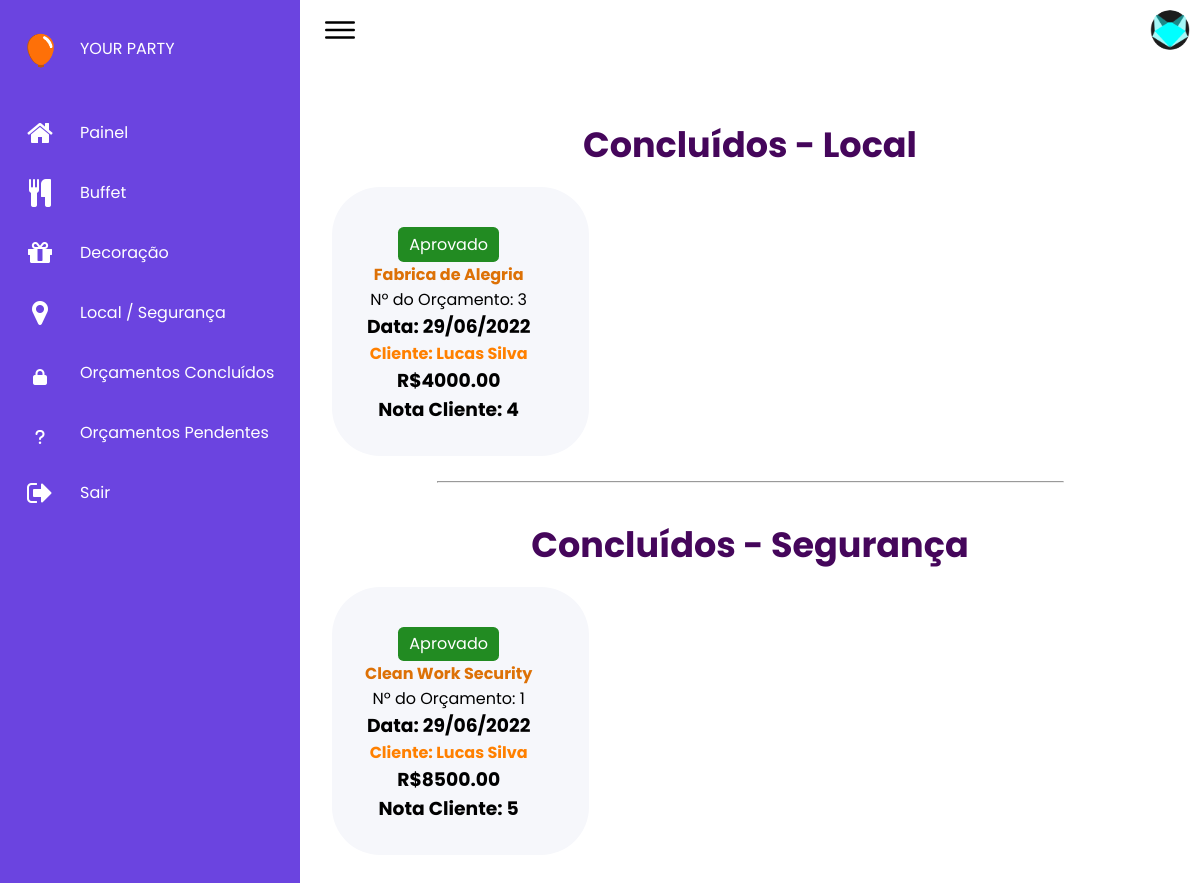
The page /privateWork/pages/avaliacao/index.php (signed in) on the database its author committed.
### tables this page shows
CREATE TABLE `tbitemorcamento` (
  `idItemOrcamento` int(11) NOT NULL,
  `confirmaBuffet` int(3) DEFAULT NULL,
  `confirmaDecoracao` int(3) DEFAULT NULL,
  `confirmaLocal` int(3) DEFAULT NULL,
  `confirmaSeguranca` int(3) DEFAULT NULL,
  `avaliacaoBuffet` varchar(100) NOT NULL,
  `avaliacaoDecoracao` varchar(100) NOT NULL,
  `avaliacaoLocal` varchar(100) NOT NULL,
  `avaliacaoSeguranca` varchar(100) NOT NULL,
  `idOrcamentoEvento` int(11) DEFAULT NULL,
  `idBuffet` int(11) DEFAULT NULL,
  `idDecoracao` int(11) DEFAULT NULL,
  `idSeguranca` int(11) DEFAULT NULL,
  `idLocal` int(11) DEFAULT NULL
);

CREATE TABLE `tblocal` (
  `idLocal` int(11) NOT NULL,
  `nomeLocal` varchar(100) NOT NULL,
  `valorLocal` decimal(15,2) NOT NULL,
  `enderecoLocal` varchar(80) NOT NULL,
  `numeroLocal` varchar(30) NOT NULL,
  `cidadeLocal` varchar(30) NOT NULL,
  `bairroLocal` varchar(30) NOT NULL,
  `cepLocal` varchar(9) NOT NULL,
  `estadoLocal` varchar(30) NOT NULL,
  `fotoLocal` varchar(200) NOT NULL,
  `idEmpresa` int(11) DEFAULT NULL
);

CREATE TABLE `tbcliente` (
  `idCliente` int(11) NOT NULL,
  `nomeCliente` varchar(100) NOT NULL,
  `cpfCliente` varchar(14) NOT NULL,
  `emailCliente` varchar(100) NOT NULL,
  `senhaCliente` varchar(255) NOT NULL,
  `fotoCliente` varchar(255) NOT NULL
);

CREATE TABLE `tborcamentoevento` (
  `idOrcamentoEvento` int(11) NOT NULL,
  `valorOrcamentoEvento` decimal(15,2) NOT NULL,
  `dataOrcamentoEvento` date NOT NULL,
  `idCliente` int(11) DEFAULT NULL
);

CREATE TABLE `tbseguranca` (
  `idSeguranca` int(11) NOT NULL,
  `descSeguranca` varchar(200) NOT NULL,
  `valorSeguranca` decimal(15,2) NOT NULL,
  `quantidadeSeguranca` int(11) NOT NULL,
  `fotoSeguranca` varchar(200) NOT NULL,
  `idEmpresa` int(11) DEFAULT NULL
);

### Classes/ItemOrcamento.php (called while the page is built, shortened)
<?php
    class ItemOrcamento{
        public function localFechado($id){
            $conexao = Conexao::conectar();
            $stmt = $conexao->prepare("SELECT idItemOrcamento, confirmaLocal, avaliacaoLocal, i.idLocal, l.nomeLocal, c.nomeCliente, o.valorOrcamentoEvento, DATE_FORMAT(o.dataOrcamentoEvento, '%d/%m/%Y') AS 'Data' FROM tbItemOrcamento i
                                        INNER JOIN tbOrcamentoEvento o ON o.idOrcamentoEvento = i.idOrcamentoEvento
                                        INNER JOIN tbCliente c ON c.idCliente = o.idCliente
                                        INNER JOIN tbLocal l ON l.idLocal = i.idLocal
                                            WHERE i.idLocal IN (SELECT idLocal FROM tbLocal WHERE idEmpresa = :id) AND confirmaLocal <> 0 ORDER BY o.dataOrcamentoEvento DESC");
            $stmt->bindValue("id", $id);
            $stmt->execute();
            $lista = $stmt->fetchAll(PDO::FETCH_ASSOC);
            return $lista;
        }
        public function segurancaFechado($id){
            $conexao = Conexao::conectar();
            $stmt = $conexao->prepare("SELECT idItemOrcamento, confirmaSeguranca, avaliacaoSeguranca, i.idSeguranca, s.descSeguranca, c.nomeCliente, o.valorOrcamentoEvento, DATE_FORMAT(o.dataOrcamentoEvento, '%d/%m/%Y') AS 'Data' FROM tbItemOrcamento i
                                        INNER JOIN tbOrcamentoEvento o ON o.idOrcamentoEvento = i.idOrcamentoEvento
                                        INNER JOIN tbCliente c ON c.idCliente = o.idCliente
                                        INNER JOIN tbSeguranca s ON s.idSeguranca = i.idSeguranca
                                            WHERE i.idSeguranca IN (SELECT idSeguranca FROM tbSeguranca WHERE idEmpresa = :id) AND confirmaSeguranca <> 0 ORDER BY o.dataOrcamentoEvento DESC");
            $stmt->bindValue("id", $id);
            $stmt->execute();
            $lista = $stmt->fetchAll(PDO::FETCH_ASSOC);
            return $lista;
        }
    }
?>

### privateWork/pages/avaliacao/index.php (the view, shortened to what this page needs)
<?php
require_once '/xampp/htdocs/yourParty/Classes/ItemOrcamento.php';
$idSession = $_SESSION['idEmpresa'];
$item = new ItemOrcamento();
$contratoBuffet     =   $item->buffetFechado($idSession);
$contratoDecoracao  =   $item->decoracaoFechado($idSession);
$contratoLocal      =   $item->localFechado($idSession);
$contratoSeguranca  =   $item->segurancaFechado($idSession);
?>
<!DOCTYPE html>
<html lang="pt-br">
<head>
    <link rel="stylesheet" href="../dashboard/assets/css/style.css">
    <link rel="stylesheet" href="../../css/avalia2.css">
    <link rel="stylesheet" href="https://cdnjs.cloudflare.com/ajax/libs/font-awesome/5.15.1/css/all.min.css" />
    <link rel="stylesheet" href="https://cdnjs.cloudflare.com/ajax/libs/font-awesome/5.15.4/css/all.min.css">
    <link rel="stylesheet" href="https://cdnjs.cloudflare.com/ajax/libs/font-awesome/6.1.1/css/all.min.css" />
    <link rel="stylesheet" href="https://unpkg.com/swiper/swiper-bundle.min.css" />
    <link rel="stylesheet" href="https://cdn.jsdelivr.net/npm/boxicons@latest/css/boxicons.min.css">
    <link rel="stylesheet" href="https://cdnjs.cloudflare.com/ajax/libs/font-awesome/4.7.0/css/font-awesome.min.css">
</head>
<body>
    <div class="container">
        <div class="navigation">
            <ul>
                <li>
                    <a href="#">
                        <span class="icon">
                            <img src="../dashboard/assets/img/balão.png" alt="">
                        </span>
                        <span class="title-yp"> YOUR PARTY </span>
                    </a>
                </li>
                <li>
                    <a href="../dashboard/dashboard2.php">
                        <span class="icon">
                            <i class="fa fa-home" aria-hidden="true"></i>
                        </span>
                        <span class="title">Painel</span>
                    </a>
                </li>
                <li>
                    <a href="#">
                        <span class="icon">
                            <i class="fa fa-cutlery" aria-hidden="true"></i>
                        </span>
                        <span class="title"> Buffet</span>
                    </a>
                </li>
                <li>
                    <a href="../decoracao/index-decoracao-2.php">
                        <span class="icon">
                            <i class="fa fa-gift" aria-hidden="true"></i>
                        </span>
                        <span class="title">Decoração </span>
                    </a>
                </li>
                <li>
                    <a href="../local/index-local-2.php">
                        <span class="icon">
                            <i class="fa fa-map-marker" aria-hidden="true"></i>
                        </span>
                        <span class="title">Local / Segurança </span>
                    </a>
                </li>
                <li>
                    <a href="../avaliacao/index.php">
                        <span class="icon">
                            <i class="fa-solid fa-lock" aria-hidden="true"></i>
                        </span>
                        <span class="title">Orçamentos Concluídos</span>
                    </a>
                </li>
                <li>
                    <a href="../avaliacao/budgetpendentes.php">
                        <span class="icon">
                            <i class="fa-solid fa-question" aria-hidden="true"></i>
                        </span>
                        <span class="title">Orçamentos Pendentes</span>
                    </a>
                </li>
                <li>
                    <a href="../sair-empresa.php">
                        <span class="icon">
                            <i class="fa fa-sign-out" aria-hidden="true"></i>
                        </span>
                        <span class="title">Sair</span>
                    </a>
                </li>
            </ul>
        </div>
        <div class="main">
            <div class="topbar">
                <div class="toggle">
                    <ion-icon name="menu-outline"></ion-icon>
                </div>
                <div class="user">
                    <img src="../../pages/dashboard/assets/img/empresa.png" alt="">
                </div>
            </div>
            <center>
                <div class="steps__bg">
                    <?php if( !empty($contratoBuffet) OR !empty($contratoDecoracao) OR !empty($contratoLocal) OR !empty($contratoSeguranca)){ ?>
                        <?php if (!empty($contratoLocal)) { ?>
                            <div class="step__title__section">
                                <h1> Concluídos - Local</h1>
                            </div>
                            <div class="steps__container grid">
                                <?php
                                if (isset($contratoLocal)) {
                                    foreach ($contratoLocal as $row) {
                                        if ($row['confirmaLocal'] == 1) {
                                            $status = 'Aprovado';
                                            $color = '#228b22';
                                        } else if ($row['confirmaLocal'] == 2) {
                                            $status = 'Negado';
                                            $color = '#df0000';
                                        }
                                ?>
                                        <div class="steps__card">
                                            <div class="steps__card-number" style="background-color: <?php echo $color; ?> "> <?php echo $status; ?> </div>
                                            <h2 class="steps__card-title"> <?php echo $row['nomeLocal']; ?> </h2>
                                            <p>Nº do Orçamento: <?php echo $row['idItemOrcamento']; ?></p>
                                            <h3>Data: <?php echo $row['Data']; ?> </h3>
                                            <h4>Cliente: <?php echo $row['nomeCliente']; ?> </h4>
                                            <h3>R$<?php echo $row['valorOrcamentoEvento']; ?></h3>
                                            <?php
                                            if ($row['confirmaLocal'] == 1 && $row['avaliacaoLocal'] > 0) {
                                            ?>
                                                <h3>Nota Cliente: <?php echo $row['avaliacaoLocal']; ?></h3>
                                            <?php } else if ($row['confirmaLocal'] == 1 && $row['avaliacaoLocal'] == 0) { ?>
                                                <h3>Nota Cliente: pendente </h3>
                                            <?php } ?>
                                        </div>
                                <?php }
                                } ?>
                            </div>
                            <br>
                            <hr class="hr-style">
                            <br>
                        <?php } ?>
                        <?php if (!empty($contratoSeguranca)) { ?>
                            <div class="step__title__section">
                                <h1> Concluídos - Segurança</h1>
                            </div>
                            <div class="steps__container grid">
                                <?php
                                    if (isset($contratoSeguranca)) {
                                    foreach ($contratoSeguranca as $row) {
                                        if ($row['confirmaSeguranca'] == 1) {
                                            $status = 'Aprovado';
                                            $color = '#228b22';
                                        } else if ($row['confirmaSeguranca'] == 2) {
                                            $status = 'Negado';
                                            $color = '#df0000';
                                        }
                                ?>
                                        <div class="steps__card">
                                            <div class="steps__card-number" style="background-color: <?php echo $color; ?> "> <?php echo $status; ?> </div>
                                            <h2 class="steps__card-title"> <?php echo $row['descSeguranca']; ?> </h2>
                                            <p>Nº do Orçamento: <?php echo $row['idItemOrcamento']; ?></p>
                                            <h3>Data: <?php echo $row['Data']; ?> </h3>
                                            <h4>Cliente: <?php echo $row['nomeCliente']; ?> </h4>
                                            <h3>R$<?php echo $row['valorOrcamentoEvento']; ?></h3>
                                            <?php
                                            if ($row['confirmaSeguranca'] == 1 && $row['avaliacaoSeguranca'] > 0) {
                                            ?>
                                                <h3>Nota Cliente: <?php echo $row['avaliacaoSeguranca']; ?></h3>
                                            <?php } else if ($row['confirmaSeguranca'] == 1 && $row['avaliacaoSeguranca'] == 0) { ?>
                                                <h3>Nota Cliente: pendente </h3>
                                            <?php } ?>
                                        </div>
                                <?php }
                                } ?>
                            </div>
                            <br>
                        <?php } ?>
                    <?php } else { ?>
                        <div class="steps__card">
                            <h1>Nenhum orçamento concluído.</h1>
                        </div>
                    <?php } ?>
                </div>
            </center>
        </div>
    </div>
</body>
</html>

### rows shown on the page
tbitemorcamento: confirmaLocal "Aprovado", idLocal.nomeLocal "Fabrica de Alegria", idItemOrcamento "3", Data "29/06/2022", tbcliente.nomeCliente "Lucas Silva", idOrcamentoEvento.valorOrcamentoEvento "4000.00", avaliacaoLocal "4"
tbitemorcamento: confirmaSeguranca "Aprovado", idSeguranca.descSeguranca "Clean Work Security", idItemOrcamento "1", Data "29/06/2022", tbcliente.nomeCliente "Lucas Silva", idOrcamentoEvento.valorOrcamentoEvento "8500.00", avaliacaoSeguranca "5"
